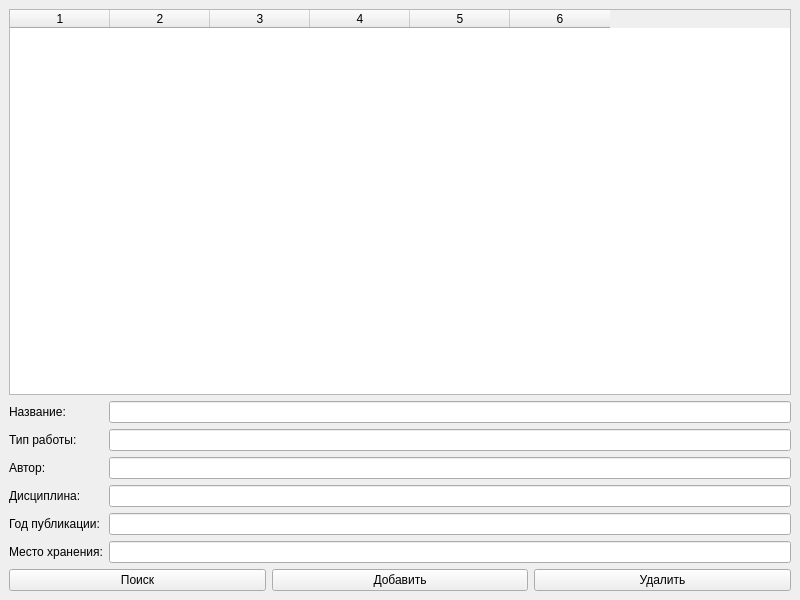
<?xml version="1.0" encoding="UTF-8"?>
<ui version="4.0">
 <class>MainWindow</class>
 <widget class="QMainWindow" name="MainWindow">
  <property name="geometry">
   <rect>
    <x>0</x>
    <y>0</y>
    <width>800</width>
    <height>600</height>
   </rect>
  </property>
  <widget class="QWidget" name="centralwidget">
   <layout class="QVBoxLayout">
    <item>
     <widget class="QTableWidget" name="tableWidget">
      <property name="rowCount">
       <number>0</number>
      </property>
      <property name="columnCount">
       <number>6</number>
      </property>
      <column/>
      <column/>
      <column/>
      <column/>
      <column/>
      <column/>
     </widget>
    </item>
    <item>
     <layout class="QFormLayout">
      <item row="0" column="0">
       <widget class="QLabel" name="label">
        <property name="text">
         <string>Название:</string>
        </property>
       </widget>
      </item>
      <item row="0" column="1">
       <widget class="QLineEdit" name="materialLineEdit"/>
      </item>
      <item row="1" column="0">
       <widget class="QLabel" name="label_2">
        <property name="text">
         <string>Тип работы:</string>
        </property>
       </widget>
      </item>
      <item row="1" column="1">
       <widget class="QLineEdit" name="workTypeLineEdit"/>
      </item>
      <item row="2" column="0">
       <widget class="QLabel" name="label_3">
        <property name="text">
         <string>Автор:</string>
        </property>
       </widget>
      </item>
      <item row="2" column="1">
       <widget class="QLineEdit" name="authorLineEdit"/>
      </item>
      <item row="3" column="0">
       <widget class="QLabel" name="label_4">
        <property name="text">
         <string>Дисциплина:</string>
        </property>
       </widget>
      </item>
      <item row="3" column="1">
       <widget class="QLineEdit" name="disciplineLineEdit"/>
      </item>
      <item row="4" column="0">
       <widget class="QLabel" name="label_5">
        <property name="text">
         <string>Год публикации:</string>
        </property>
       </widget>
      </item>
      <item row="4" column="1">
       <widget class="QLineEdit" name="yearLineEdit">
        <property name="maxLength">
         <number>4</number>
        </property>
        <property name="cursorMoveStyle">
         <enum>Qt::LogicalMoveStyle</enum>
        </property>
       </widget>
      </item>
      <item row="5" column="0">
       <widget class="QLabel" name="label_6">
        <property name="text">
         <string>Место хранения:</string>
        </property>
       </widget>
      </item>
      <item row="5" column="1">
       <widget class="QLineEdit" name="storageLineEdit"/>
      </item>
     </layout>
    </item>
    <item>
     <layout class="QHBoxLayout">
      <item>
       <widget class="QPushButton" name="searchButton">
        <property name="text">
         <string>Поиск</string>
        </property>

       </widget>
      </item>
      <item>
       <widget class="QPushButton" name="addButton">
        <property name="text">
         <string>Добавить</string>
        </property>
       </widget>
      </item>
      <item>
       <widget class="QPushButton" name="deleteButton">
        <property name="text">
         <string>Удалить</string>
        </property>
       </widget>
      </item>
     </layout>
    </item>
   </layout>
  </widget>
 </widget>
 <resources/>
 <connections/>
</ui>
